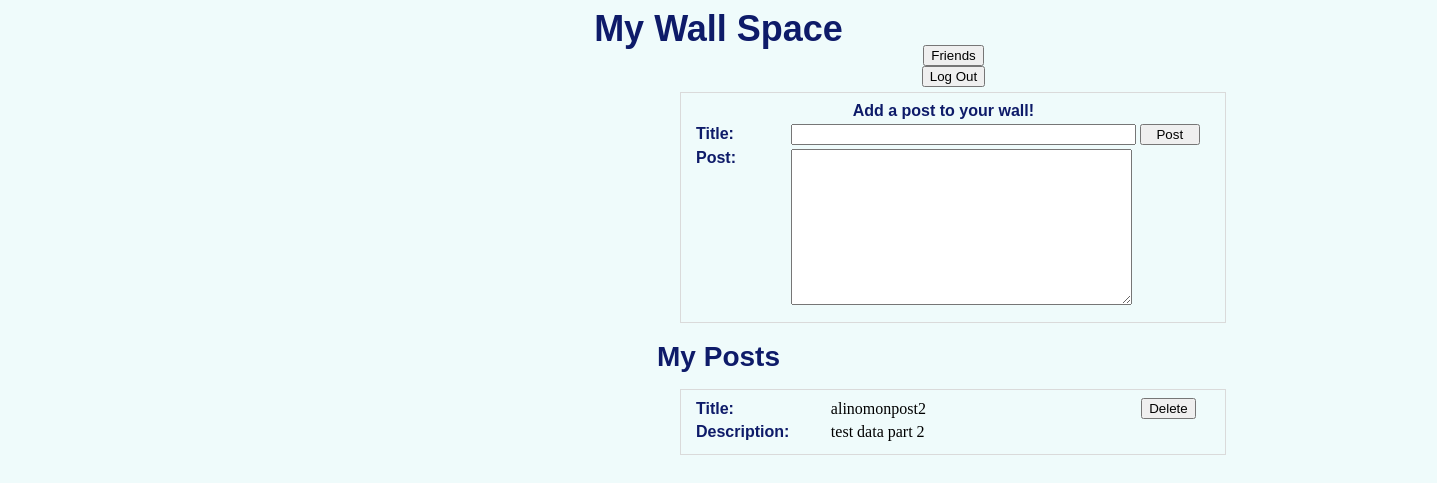
The app's page /home (signed in), older data.
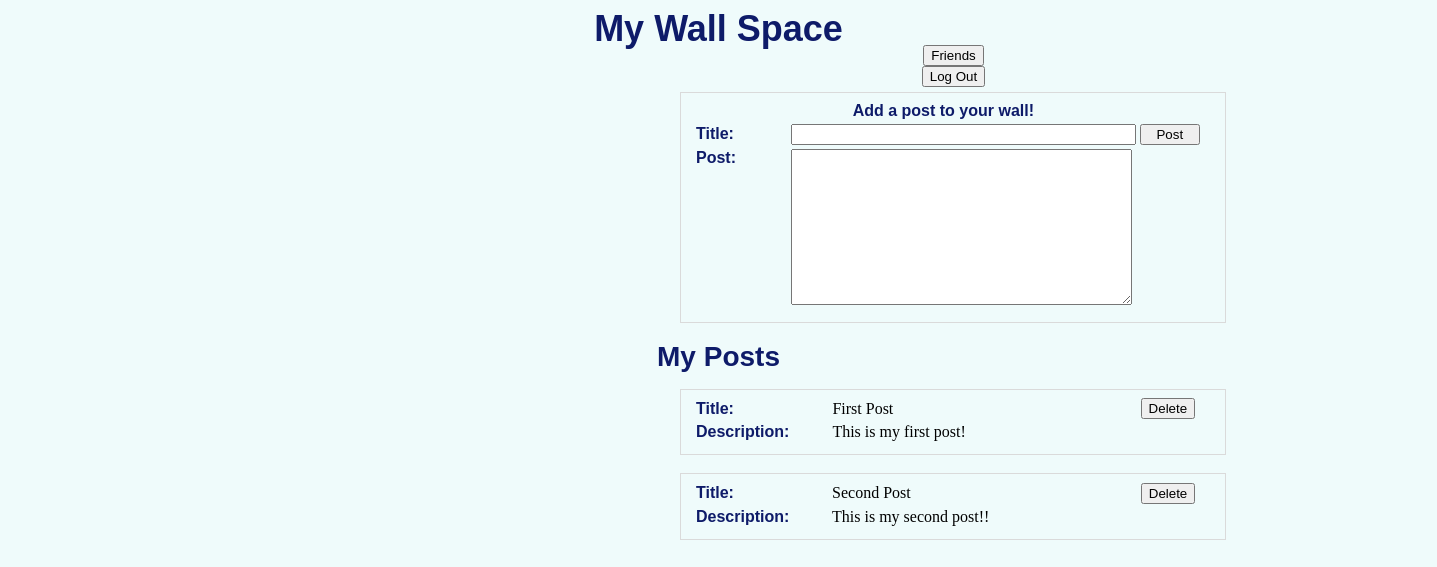
The same page, newer data.
### app/models.py (models this page shows)
class BlogPosts(db.Model):
    id = db.Column(db.Integer, primary_key=True)
    owner = db.Column(db.String(200))
    title = db.Column(db.String(100))
    blogBody = db.Column(db.String(500))
    complete = db.Column(db.Boolean)

### app/views.py (the view)
@app.route('/home', methods=['POST', 'GET'])
def Home():
    form = BlogPostForm()
    user = session['username']
    posts = UserPosts(user)
    if request.method=="POST" and form.validate_on_submit():
        blog = models.BlogPosts(owner=user, title=form.title.data, blogBody=form.blogBody.data, complete=False)
        db.session.add(blog)
        db.session.commit()
        return redirect(url_for('Home'))
    return render_template('home.html', form=form, posts=posts)

### app/forms.py
class BlogPostForm(Form):
    title = TextField('title', validators=[DataRequired()])
    blogBody = TextAreaField('blogBody', validators=[DataRequired()])

### app/views.py (called while the page is built)
def UserPosts(username):
    posts = models.BlogPosts.query.filter_by(owner = username)
    print(posts)
    return posts

### app/templates/home.html (shortened to what this page needs)
<!DOCTYPE html>
<head>
  <link rel="stylesheet" href="{{ url_for('static', filename='css/blog.css')}}">
</head>
<body class = "body">
  <div style = "text-align: center;">
    <div>
      <span class="generaltitle">My Wall Space</span>
    </div>
    <div style="position: relative; top:-5px; left: 235px;">
      <a href="{{ url_for('Friends') }}"><button type="button">Friends</button></a>
    </div>
    <div style="position: relative; top:-5px; left: 235px;">
      <a href="{{ url_for('LogIn') }}"><button type="button">Log Out</button></a>
    </div>
    <form action="/home" method="POST">
        <fieldset style="position:relative; left:670px; width: 520px; border:thin solid #DADADA;" >
          <table border="0" align="center" style="text-align:left;" class="bodyforms">
            <tr>
              <td>
              </td>
              <td style="position:relative; left:-20px; text-align: center;" width="140px">
                Add a post to your wall!
              </td>
              <td>
              </td>
            </tr>
            <tr>
              <td width="140px">
                  Title:
              </td>
              <td>
                  {{ form.title(size=40) }}
              </td>
              <td width="80px" style="text-align:left;">
                  <input style="width:60px;" type="submit" value = "Post">
              </td>
            </tr>
              <tr>
                <td valign="top">
                  Post:
                </td>
                <td colspan="2" >
                   {{ form.blogBody(rows='10', cols='40') }}
                </td>
              </tr>
          </table>
        </fieldset>
    </form>
    </div>
    <br>
    <div style = "text-align: center;">
        <span class="generalsubtitle">My Posts</span>
        <ul>
          {% for blog in posts %}
          <fieldset style="position:relative; left:630px; width: 520px; border:thin solid #DADADA;" >
            <table border="0" align="center" style="text-align:left;">
              <tr>
                <td width="140px" class="bodyforms">
                    Title:
                </td>
                <td width="340px">
                    {{ blog.title }}
                </td>
                <td width="90px" style="text-align:center;">
                   <a href="{{ url_for('deletepost', id=blog.id) }}"><button type="button">Delete</button></a>
                </td>
              </tr>
              <tr>
                <td valign="top" class="bodyforms">
                  Description:
                </td>
                <td colspan="2" >
                   {{ blog.blogBody}}
                </td>
              </tr>
            </table>
          </fieldset>
          <br>
          {% endfor %}
        </ul>
        <br>
      </div>
</body>
</html>

Row changes from the older to the newer data that the page shows:
changed BlogPosts: title "alinomonpost2" → "First Post"; blogBody "test data part 2" → "This is my first post!"
now on this page (row edited): BlogPosts: title "Second Post", blogBody "This is my second post!!"
